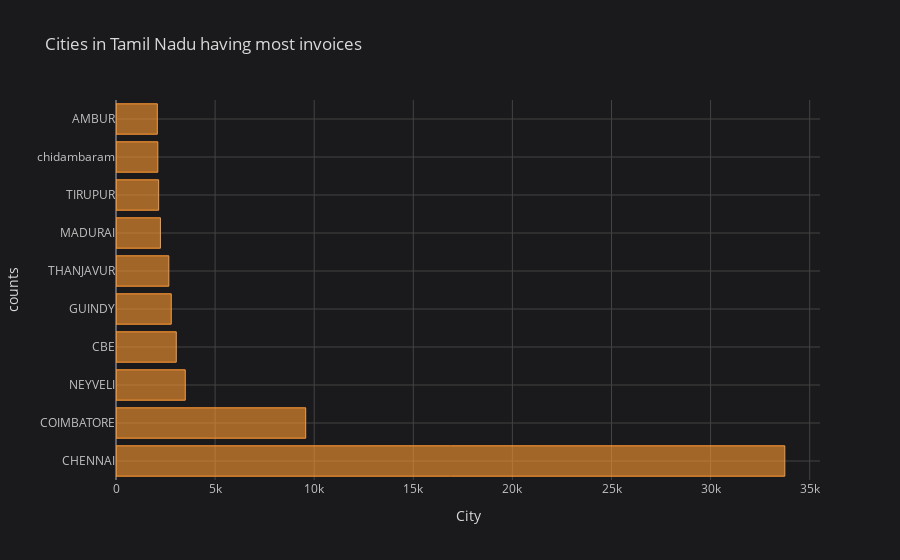

The notebook cell saved with this chart:
### Code cell
most_in_cities.iplot(kind='barh',title='Cities in Tamil Nadu having most invoices ',xTitle='City',yTitle='counts',theme='space')

### Figure 1 — Plotly figure (JSON) as saved in the notebook; plotly's stock layout.template omitted (floating-point values rounded to 4 significant figures)
{"data": [{"marker": {"color": "rgba(255, 153, 51, 0.6)", "line": {"color": "rgba(255, 153, 51, 1.0)", "width": 1}}, "name": "CITY", "orientation": "h", "text": "", "type": "bar", "x": [33744, 9571, 3495, 3042, 2788, 2665, 2242, 2152, 2109, 2085], "y": ["CHENNAI", "COIMBATORE", "NEYVELI", "CBE", "GUINDY", "THANJAVUR", "MADURAI", "TIRUPUR", "chidambaram", "AMBUR"]}], "layout": {"legend": {"bgcolor": "#1A1A1C", "font": {"color": "#D9D9D9"}}, "paper_bgcolor": "#1A1A1C", "plot_bgcolor": "#1A1A1C", "title": {"font": {"color": "#D9D9D9"}, "text": "Cities in Tamil Nadu having most invoices "}, "xaxis": {"gridcolor": "#434343", "showgrid": true, "tickfont": {"color": "#C2C2C2"}, "title": {"font": {"color": "#D9D9D9"}, "text": "City"}, "zerolinecolor": "#666570"}, "yaxis": {"gridcolor": "#434343", "showgrid": true, "tickfont": {"color": "#C2C2C2"}, "title": {"font": {"color": "#D9D9D9"}, "text": "counts"}, "zerolinecolor": "#666570"}}}
